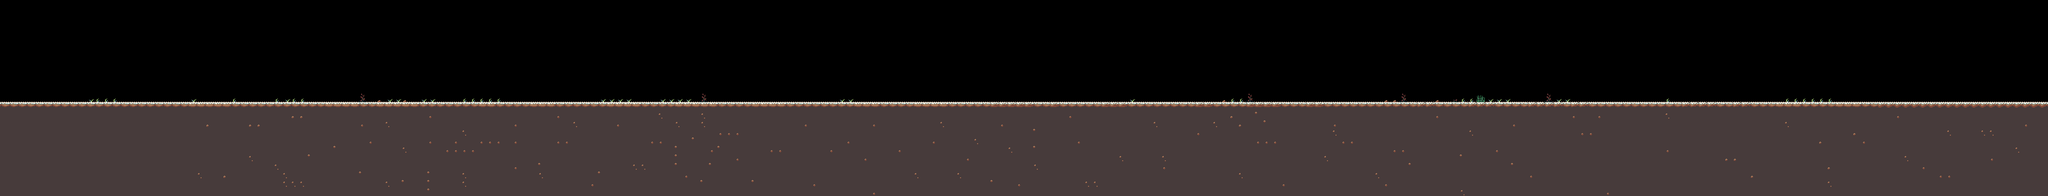

This is a level from a 2D game, rendered from its Tiled map with the project's own tilesets. A one-line summary and the map file follow, with tile-layer data summarised:
An orthogonal 240x23 tile map with 16x16 px tiles, 2 tile layers (background, ground) and 26 objects (21x BuildingSpot, 4x Other, Special).

<map version="1.9" tiledversion="1.9.2" orientation="orthogonal" renderorder="right-down" width="240" height="23" tilewidth="16" tileheight="16" infinite="0" nextlayerid="4" nextobjectid="57">
 <tileset firstgid="1" source="tileset.tsx" />
 <layer id="3" name="background" width="240" height="23">
  <data>[5520 cells, 253 non-empty, 4 distinct tile ids]</data>
 </layer>
 <layer id="1" name="ground" width="240" height="23">
  <data>[5520 cells, 2751 non-empty, 23 distinct tile ids]</data>
 </layer>
 <objectgroup id="2" name="objects">
  <object id="21" name="Center" class="BuildingSpot" x="1848" y="142" width="144" height="48" />
  <object id="22" name="Armory" class="BuildingSpot" x="1992" y="150" width="112" height="40" />
  <object id="23" name="Arsenal" class="BuildingSpot" x="1736" y="150" width="112" height="40" />
  <object id="24" name="Tower" class="BuildingSpot" x="2440" y="142" width="96" height="48" />
  <object id="27" name="Tower" class="BuildingSpot" x="1320" y="142" width="96" height="48" />
  <object id="28" name="Slum" class="Other" x="624" y="168" width="48" height="24" />
  <object id="29" name="Slum" class="Other" x="3296" y="168" width="48" height="24" />
  <object id="32" name="Farm" class="BuildingSpot" x="3072" y="168" width="160" height="24" />
  <object id="33" name="Locomotive" class="BuildingSpot" x="2328" y="145" width="112" height="45" />
  <object id="34" name="Hospital" class="BuildingSpot" x="1512" y="150" width="112" height="40" />
  <object id="35" name="Market" class="BuildingSpot" x="2104" y="150" width="112" height="40" />
  <object id="38" name="Market" class="BuildingSpot" x="2216" y="150" width="112" height="40" />
  <object id="39" name="Market" class="BuildingSpot" x="1624" y="150" width="112" height="40" />
  <object id="40" name="Slum" class="Other" x="872" y="168" width="48" height="24" />
  <object id="42" name="Farm" class="BuildingSpot" x="3392" y="168" width="160" height="24" />
  <object id="43" name="Farm" class="BuildingSpot" x="200" y="168" width="160" height="24" />
  <object id="44" name="Farm" class="BuildingSpot" x="368" y="168" width="160" height="24" />
  <object id="45" name="Farm" class="BuildingSpot" x="992" y="168" width="160" height="24" />
  <object id="48" name="Rails" class="BuildingSpot" x="2784" y="176" width="96" height="16" />
  <object id="49" name="Rails" class="BuildingSpot" x="2944" y="176" width="96" height="16" />
  <object id="50" name="Rails" class="BuildingSpot" x="3688" y="176" width="96" height="16" />
  <object id="51" name="Rails" class="BuildingSpot" x="3568" y="176" width="96" height="16" />
  <object id="52" name="Slum" class="Other" x="1184" y="168" width="48" height="24" />
  <object id="54" name="Tower" class="BuildingSpot" x="1416" y="142" width="96" height="48" />
  <object id="55" name="Tower" class="BuildingSpot" x="2632" y="142" width="96" height="48" />
  <object id="56" name="Treasure" class="Special" x="2536" y="142" width="96" height="48" />
 </objectgroup>
</map>
